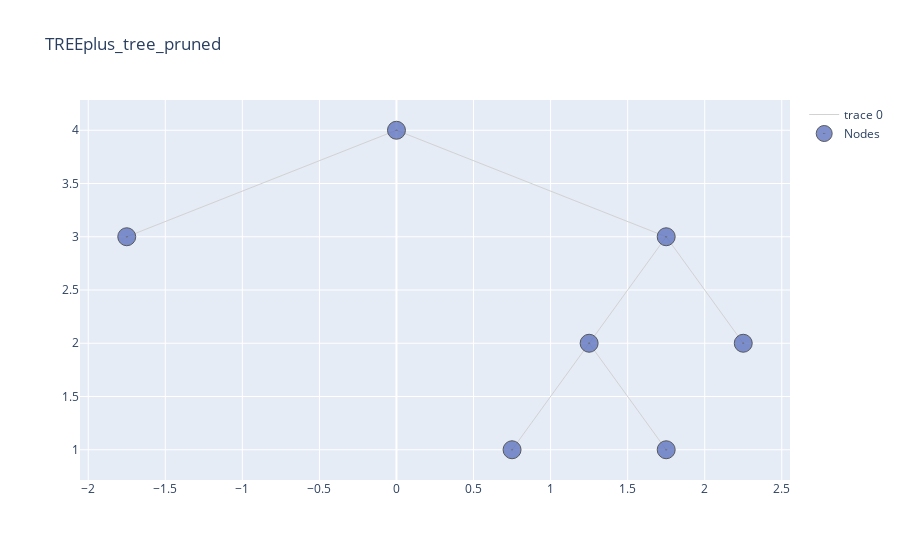

Notebook source saved alongside this figure:
### Code cell
alpha, pruned_table = tree.pruning(features_test, n_features_test, y_test, table = True)
pruned_table.style.hide()

### Figure 1 — Plotly figure (JSON) as saved in the notebook; plotly's stock layout.template omitted (floating-point values rounded to 4 significant figures)
{"data": [{"hoverinfo": "none", "line": {"color": "rgb(210,210,210)", "width": 1}, "mode": "lines", "type": "scatter", "x": [0, -1.75, null, 0, 1.75, null, 1.75, 1.25, null, 1.75, 2.25, null, 1.25, 0.75, null, 1.25, 1.75, null], "y": [4, 3, null, 4, 3, null, 3, 2, null, 3, 2, null, 2, 1, null, 2, 1, null]}, {"hoverinfo": "text", "marker": {"color": "#6175c1", "line": {"color": "rgb(50,50,50)", "width": 1}, "size": 18, "symbol": "circle-dot"}, "mode": "markers", "name": "Nodes", "opacity": 0.8, "text": ["n2, None, Bin Value: 158.2, pearson : 3860.8, Samples : 5", "n1, Sales>1.17, Bin Value: 115.78, pearson : 155526.82, Samples : 280", "n3, Sales>9.97, Bin Value: 115.0, pearson : 142503.0, Samples : 275", "n6, Sales>7.53, Bin Value: 118.98, pearson : 95241.93, Samples : 223", "n12, Population>94.5, Bin Value: 124.03, pearson : 52885.89, Samples : 141", "n13, Population>496.5, Bin Value: 110.3, pearson : 32591.38, Samples : 82", "n7, Sales>12.46, Bin Value: 97.94, pearson : 28594.83, Samples : 52"], "type": "scatter", "x": [-1.75, 0, 1.75, 1.25, 0.75, 1.75, 2.25], "y": [3, 4, 3, 2, 1, 1, 2]}], "layout": {"title": {"text": "TREEplus_tree_pruned"}}}
